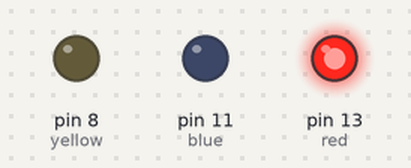
The sketch below on a simulated Arduino Uno, built with avr-gcc and run on an emulated ATmega328P. Shown: output pins drawn as LEDs (lit = HIGH).

Above: at 0.02 s.
At 5.22 s:
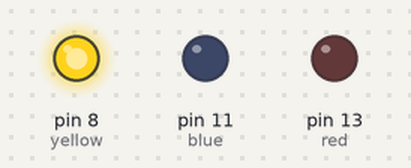
At 10.7 s:
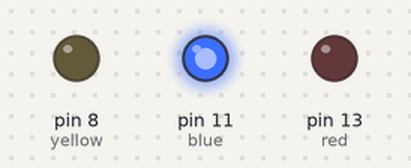
At 11.8 s:
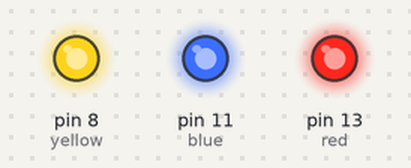
At 12.4 s:
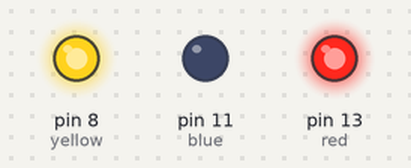
At 14.0 s:
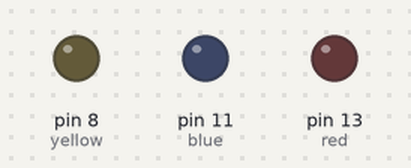
Timing chart, 0 to 18.6 s (numbered marks = the images above):
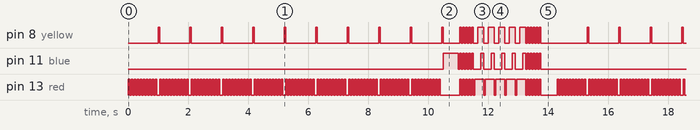

Measured:
- by itself, pin 8 (yellow), pin 11 (blue), pin 13 (red): moves between LOW and HIGH, repeating every 14.3 s
- by itself, everything shown: repeats every 14.3 s, in 252 steps

The sketch:

basicProgram.ino
```cpp
int red = 13;
int yellow = 8;
int blue = 11;
int duration = 50;

void setup() {
  pinMode(red, OUTPUT);
  pinMode(yellow, OUTPUT);
  pinMode(blue, OUTPUT);
  turnAllOff();
}

void loop() {
  for(int j=0; j<10; j++) {
    for(int i=0; i<10; i++) {
      digitalWrite(red, HIGH);
      delay(duration);
      digitalWrite(red, LOW);
      delay(duration);
    }

    digitalWrite(yellow, HIGH);
    delay(duration);
    digitalWrite(yellow, LOW);
  }
  digitalWrite(blue, HIGH);
  delay(duration*10);
  digitalWrite(blue, LOW);
  delay(duration);

  magicDance();
}

void turnAllOff() {
  digitalWrite(red, LOW);
  digitalWrite(yellow, LOW);
  digitalWrite(blue, LOW);
}

void turnAllOn() {
  digitalWrite(red, HIGH);
  digitalWrite(yellow, HIGH);
  digitalWrite(blue, HIGH);
}

void magicDance() {
  turnAllOff();
  for(int i=0; i<5; i++) {
    turnAllOn();
    delay(duration);
    turnAllOff();
    delay(duration);
  }

  for(int i=0; i<5; i++) {
    digitalWrite(red, HIGH);
    delay(duration*2);
    digitalWrite(yellow, HIGH);
    delay(duration*2);
    digitalWrite(blue, HIGH);
    delay(duration*2);
    turnAllOff();
    delay(duration);
  }

  for(int i=0; i<5; i++) {
    turnAllOn();
    delay(duration);
    turnAllOff();
    delay(duration);
  }

  delay(duration*10);
}
```
